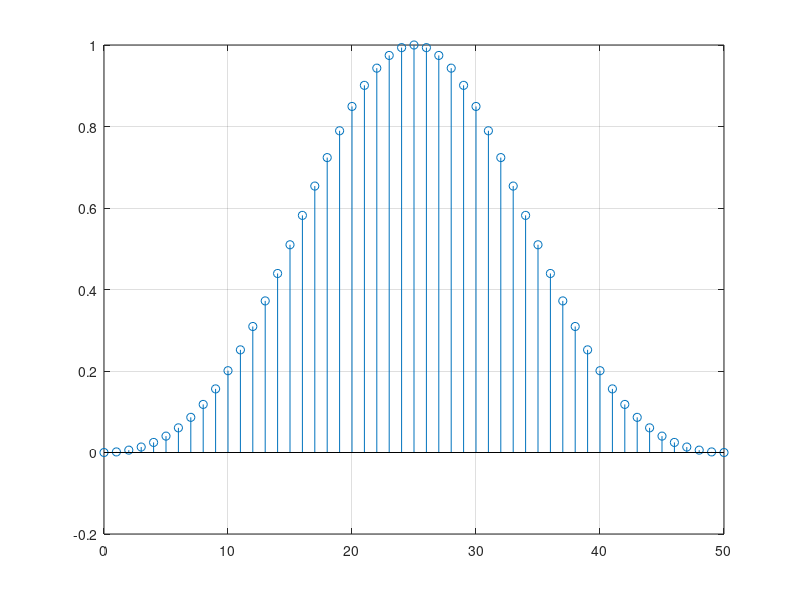

MATLAB code for this plot: (Note: this script raises an error after producing the figure.)
N = 51;
nc = (N-1)/2;
wc = pi/6;
n = 0:1:N-1;
t = 0:(2*pi)/1001:2*pi-(2*pi)/1001;

w = transpose(blackman(N));
figure;
stem(n,w);
grid on;

hd = (1/6)*sinc(wc*(n-nc));
h = hd.*w;

H = fft(h,1001);

figure;
subplot 311;
stem(n,h);
xlabel("Time t");
ylabel("Amplitude");
title("Coefficients of h[n]");
grid on;
subplot 312;
plot(t,db(abs(H)/max(abs(H))));
ylim([-100 10]);
xlabel("frequency \omega");
ylabel("Magnitude: |H(\omega)|");
title("Magnitude Plot of 1001- DFT{h[n]}");
grid on;
subplot 313;
plot(t,angle(H));
xlabel("frequency \omega");
ylabel("Phase: \theta(\omega)");
title("Phase Plot of 1001- DFT{h[n]}");
grid on;
sgtitle("h[n] in time and frequency domain using Blackman Window");
